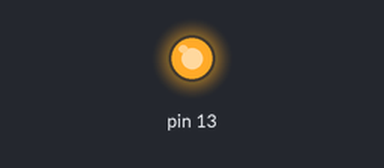
A sketch run on a simulated Arduino Uno, built with avr-gcc and run on an emulated ATmega328P. Shown: output pins drawn as LEDs (lit = HIGH).

Above: at 0.2 s.
At 11.2 s:
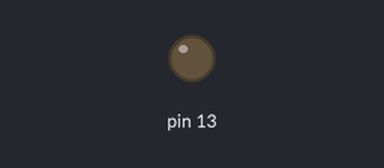
Timing chart, 0 to 11.7 s (numbered marks = the images above):
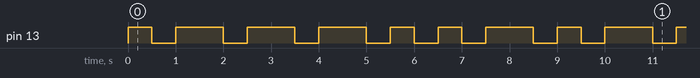

The sketch:

morse.ino
```cpp
// morse code with arduino

void setup() {
  Serial.begin(9600);
  pinMode(13, OUTPUT);
}

char c[] = ".---..-";

void loop() {
  for (int i = 0; i < sizeof(c); i++) {
    if (c[i] == '.') {
      digitalWrite(13, HIGH);
      delay(500);
      digitalWrite(13, LOW);
      delay(500);
    }
    if (c[i] == '-') {
      digitalWrite(13, HIGH);
      delay(1000);
      digitalWrite(13, LOW);
      delay(500);
    }
    if (c[i] == ' ') {
      delay(1000);
    }
  }
}
```

Measured:
- by itself, pin 13: repeats every 9.0 s: 3 × (LOW 0.50 s, HIGH 1.0 s), 2 × (LOW 0.50 s, HIGH 0.50 s), LOW 0.50 s, HIGH 1.0 s, LOW 0.50 s, HIGH 0.50 s
- by itself, everything shown: repeats every 9.0 s, in 14 steps
